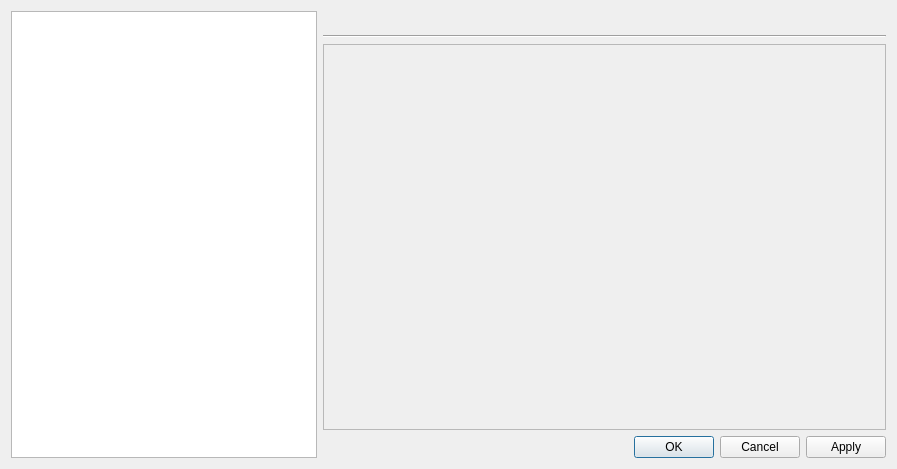
<?xml version="1.0" encoding="UTF-8"?>
<ui version="4.0">
 <class>SettingsDialog</class>
 <widget class="QDialog" name="SettingsDialog">
  <property name="geometry">
   <rect>
    <x>0</x>
    <y>0</y>
    <width>897</width>
    <height>469</height>
   </rect>
  </property>
  <property name="windowTitle">
   <string>Dialog</string>
  </property>
  <property name="modal">
   <bool>false</bool>
  </property>
  <layout class="QGridLayout" name="gridLayout">
   <item row="1" column="3" colspan="3">
    <widget class="Line" name="line">
     <property name="orientation">
      <enum>Qt::Horizontal</enum>
     </property>
    </widget>
   </item>
   <item row="0" column="3">
    <widget class="QLabel" name="title">
     <property name="sizePolicy">
      <sizepolicy hsizetype="Expanding" vsizetype="Fixed">
       <horstretch>0</horstretch>
       <verstretch>0</verstretch>
      </sizepolicy>
     </property>
     <property name="font">
      <font>
       <pointsize>12</pointsize>
       <weight>75</weight>
       <bold>true</bold>
      </font>
     </property>
     <property name="text">
      <string/>
     </property>
    </widget>
   </item>
   <item row="0" column="1" rowspan="5">
    <widget class="QTreeWidget" name="settingsTree">
     <property name="sizePolicy">
      <sizepolicy hsizetype="Expanding" vsizetype="Expanding">
       <horstretch>0</horstretch>
       <verstretch>0</verstretch>
      </sizepolicy>
     </property>
     <property name="headerHidden">
      <bool>true</bool>
     </property>
     <column>
      <property name="text">
       <string>Settings</string>
      </property>
     </column>
    </widget>
   </item>
   <item row="3" column="5">
    <spacer name="verticalSpacer_2">
     <property name="orientation">
      <enum>Qt::Vertical</enum>
     </property>
     <property name="sizeHint" stdset="0">
      <size>
       <width>20</width>
       <height>40</height>
      </size>
     </property>
    </spacer>
   </item>
   <item row="2" column="3" rowspan="2" colspan="3">
    <widget class="QScrollArea" name="scrollArea">
     <property name="widgetResizable">
      <bool>true</bool>
     </property>
     <widget class="QWidget" name="scrollAreaWidgetContents">
      <property name="geometry">
       <rect>
        <x>0</x>
        <y>0</y>
        <width>563</width>
        <height>386</height>
       </rect>
      </property>
      <property name="sizePolicy">
       <sizepolicy hsizetype="Expanding" vsizetype="Expanding">
        <horstretch>0</horstretch>
        <verstretch>0</verstretch>
       </sizepolicy>
      </property>
      <layout class="QGridLayout" name="gridLayout_2">
       <item row="0" column="0">
        <widget class="QStackedWidget" name="stackedWidget">
         <property name="sizePolicy">
          <sizepolicy hsizetype="Expanding" vsizetype="Expanding">
           <horstretch>0</horstretch>
           <verstretch>0</verstretch>
          </sizepolicy>
         </property>
        </widget>
       </item>
      </layout>
     </widget>
    </widget>
   </item>
   <item row="4" column="4" colspan="2">
    <widget class="QDialogButtonBox" name="buttonBox">
     <property name="orientation">
      <enum>Qt::Horizontal</enum>
     </property>
     <property name="standardButtons">
      <set>QDialogButtonBox::Apply|QDialogButtonBox::Cancel|QDialogButtonBox::Ok</set>
     </property>
    </widget>
   </item>
  </layout>
 </widget>
 <resources/>
 <connections>
  <connection>
   <sender>buttonBox</sender>
   <signal>accepted()</signal>
   <receiver>SettingsDialog</receiver>
   <slot>accept()</slot>
   <hints>
    <hint type="sourcelabel">
     <x>248</x>
     <y>254</y>
    </hint>
    <hint type="destinationlabel">
     <x>157</x>
     <y>274</y>
    </hint>
   </hints>
  </connection>
  <connection>
   <sender>buttonBox</sender>
   <signal>rejected()</signal>
   <receiver>SettingsDialog</receiver>
   <slot>reject()</slot>
   <hints>
    <hint type="sourcelabel">
     <x>316</x>
     <y>260</y>
    </hint>
    <hint type="destinationlabel">
     <x>286</x>
     <y>274</y>
    </hint>
   </hints>
  </connection>
 </connections>
</ui>
